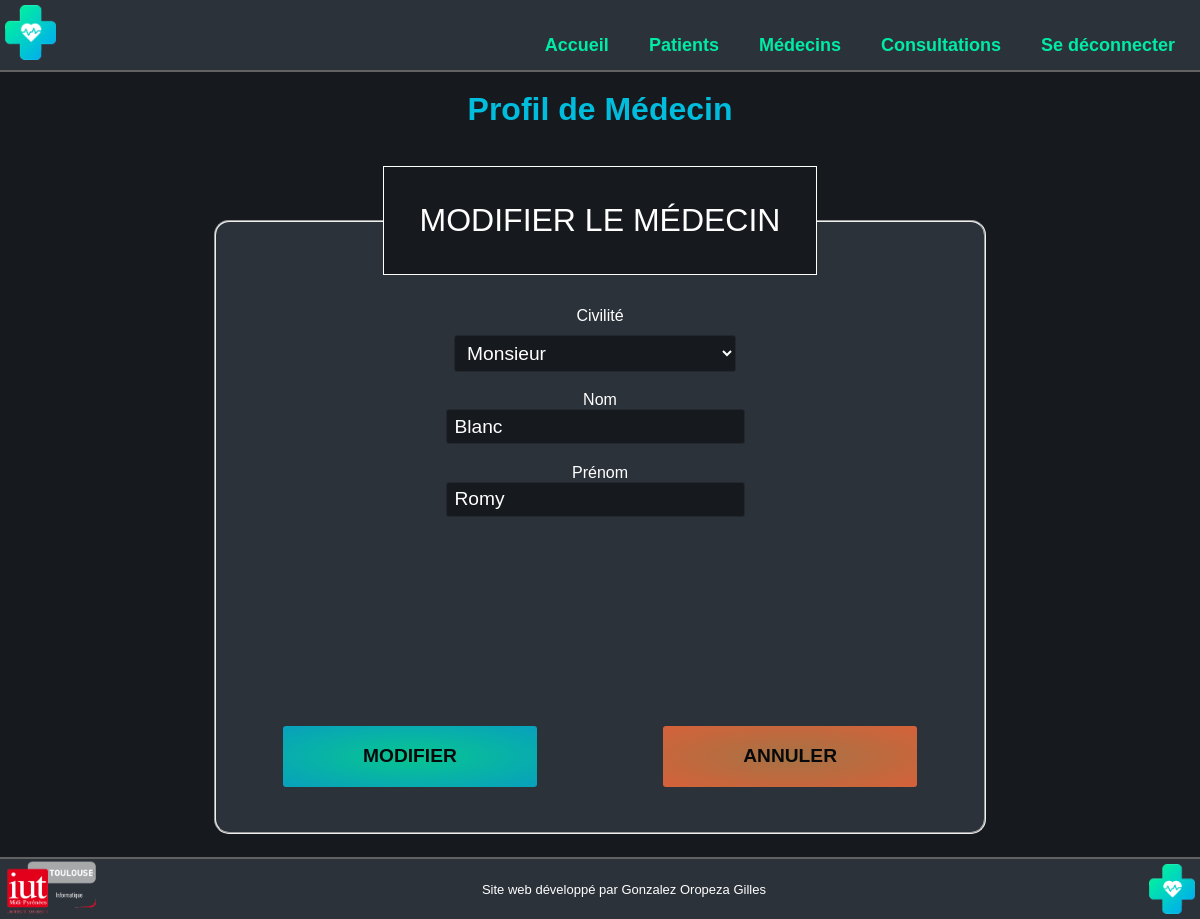
The page /profilmedecin.php?id_medecin=2 (signed in) on the database its author committed.
### tables this page shows
CREATE TABLE IF NOT EXISTS `medecin` (
  `id_medecin` int(11) NOT NULL AUTO_INCREMENT,
  `nom` varchar(50) DEFAULT NULL,
  `prenom` varchar(50) DEFAULT NULL,
  `civilite` varchar(50) DEFAULT NULL,
  PRIMARY KEY (`id_medecin`)
);

### public_html/profilmedecin.php (the view, shortened to what this page needs)
<?php
require 'php/connexiondb.php';
$req = $linkpdo->prepare("SELECT civilite, nom, prenom, id_medecin FROM medecin WHERE id_medecin = :id_medecin");
$req->execute(array('id_medecin'=>$_GET['id_medecin']));
$data = $req->fetch();
?>
<!DOCTYPE html>
<html lang="fr">
<head>
	<link rel="stylesheet" type="text/css" href="css/common.css">
	<link rel="stylesheet" type="text/css" href="css/profilpatient.css">
	<link rel="stylesheet" type="text/css" href="css/footer.css">
	<link rel="stylesheet" type="text/css" href="css/header.css">
</head>
<body>
	<?php
		include "php/header.php";
	?>
	<h1>Profil de Médecin</h1>
	<fieldset>
		<legend>
			Modifier le médecin
		</legend>
		<form method="post" action="php/modificationMedecin.php">
			<div class="textinputs">
				Civilité<select name="civilite" required>
					<?php
						if($data['civilite'] === "Monsieur") {
							?>
					<option value="Monsieur">Monsieur</option>
							<?php
						} else {
							?>
					<option value="Madame">Madame</option>
					<option value="Monsieur">Monsieur</option>
							<?php
						} ?>
				</select>
				Nom<input type="text" name="nom" value="<?php echo $data['nom']; ?>" required></input>
				Prénom<input type="text" name="prenom" value="<?php echo $data['prenom']; ?>" required></input>
			</div>
			<div class="submitinputs">
				<input class="edit" type="submit" name="modifier" value="Modifier"></input>
				<button class="cancel" onclick="location.href='medecins.php'" type="button">Annuler</button>
			</div>
		</form>
	</fieldset>
	<?php
		include "php/footer.php";
	?>
</body>
</html>

### public_html/css/common.css (style rules this page uses)
body { --bg-color: hsl(214, 13%, 10%); --fg-color: hsl(214, 14%, 20%); --turquoise-logo: #00EBA6; --bleu-logo: #00BDDD; display: flex; align-items: center; justify-content: center; flex-direction: column; background-color: var(--bg-color); margin-bottom:60px; margin-top:70px; width: auto; }
* { font-family: Arial, Helvetica, sans-serif; }
h1 { color: var(--bleu-logo); }

### public_html/css/profilpatient.css (style rules this page uses)
fieldset { display: flex; align-items: center; justify-content: center; flex-direction: column; border-radius: 15px; background-color: var(--fg-color); margin: 1em auto; padding: 2em; width: 44em; height: 600px; position: relative; }
legend { font-weight: 70; font-size: 2em; color: white; text-transform: uppercase; padding: 5%; background: var(--bg-color); border-width: 1px; border-style: solid; display: block; width: fit-content; height: fit-content; margin: auto; }
input[type=text], [type=date] { background: var(--bg-color); font-size: 1.2em; line-height: 1; padding: 0.3em 0.4em; margin: 0 0.5em 1em 0; color: white; border-radius: 3px; box-shadow: none; border: 1px solid hsl(214, 13%, 16%); display: block; width: 40%; }
input[type=submit], .cancel { font-size: 1.2em; font-weight: 700; text-transform: uppercase; border: 1px solid transparent; padding: 0.5em 2em; margin: 2em 0 0; width: 40%; border-radius: 3px; opacity: 0.8; transition: all 0.2s ease; }
.edit { background: radial-gradient(var(--turquoise-logo),var(--bleu-logo)); }
.cancel { background: radial-gradient(rgb(196, 131, 71), rgb(255, 110, 58)); }
.textinputs { display: flex; flex-direction: column; flex-wrap: wrap; align-items: center; width: 100%; height: 380px; color: white; }
.submitinputs { height: 100px; display: flex; flex-direction: row; justify-content: space-between; padding: 0% 5%; }
form { width: 100%; height: 580px; }
select { background: var(--bg-color); font-size: 1.2em; line-height: 1; padding: 0.3em 0.4em; margin: 0 0.5em 1em 0; color: white; border-radius: 3px; box-shadow: none; border: 1px solid hsl(214, 13%, 16%); display: block; width: 40%; margin-top: 10px; }

### rows shown on the page
medecin: civilite "Monsieur", nom "Blanc", prenom "Romy"
